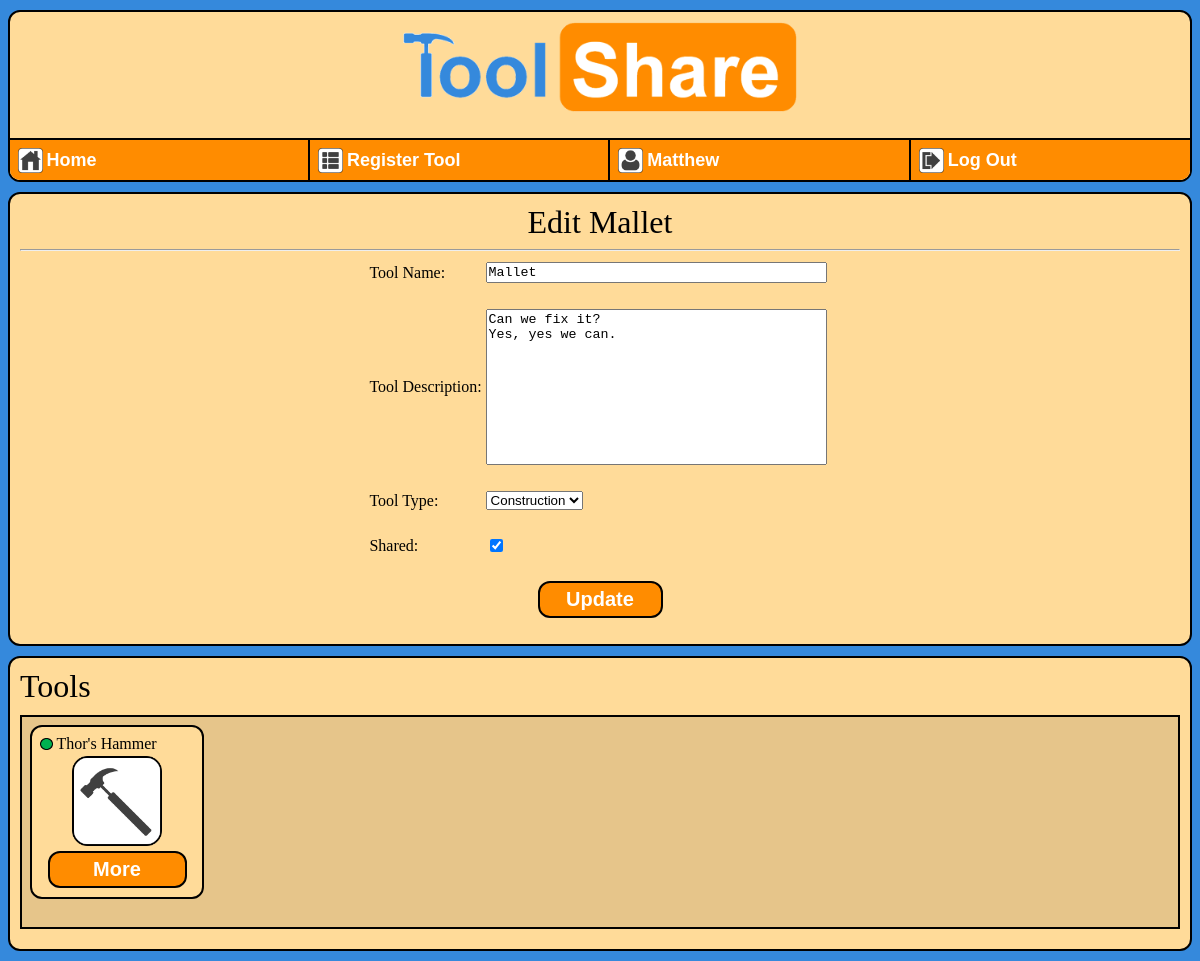
/list?a=0&t=2 (signed in), run on the app's committed database.
### tools/models.py (models this page shows, shortened)
class UserProfile(models.Model):
    user = models.OneToOneField(User)
    community = models.ForeignKey(Community)
    sharer_rating = models.FloatField(default=0)
    sharer_rating_count = models.IntegerField(default=0)
    borrower_rating = models.FloatField(default=0)
    borrower_rating_count = models.IntegerField(default=0)

class Tool(models.Model):
    owner = models.ForeignKey(UserProfile)
    tool_name = models.CharField(max_length=30)
    tool_desc = models.CharField(max_length=512)
    TOOL_TYPE_CHOICES = (
            (0,"Powertool"),
            (1,"Construction"),
            (2,"Automotive"),
            (3,"Garden"),
            (4,"Other"),
            )
    tool_type = models.IntegerField(choices=TOOL_TYPE_CHOICES)
    def rentable_default():
        return 1
    rentable = models.BooleanField(default=rentable_default)
    def requested(self):
        request_list = RentRequest.objects.filter(tool_requested = self, req_status = 0)
        if len(request_list) > 0:
            return 1
        else:
            return 0

### tools/views/list_controller.py (the view, shortened to what this page needs)
# urls.py: url(r'^list', list_controller.list, name='list'),
def list(request):
    user = None
    tool = None
    name_message = ''
    desc_message = ''
    alert_message = ''
    tool_id = None
    tool_name=''
    tool_desc=''
    tool_type_id=4
    rentable = 1
    if request.user.is_authenticated():
        user_profile = UserProfile.objects.get(user=request.user)
        tool_list = Tool.objects.filter(owner = user_profile).order_by('-pk')
        request_list = RentRequest.objects.filter( )
        if request.method == 'GET':
            if 't' in request.GET:
                if 'a' in request.GET:
                    tool_id = request.GET['t']
                    tool = Tool.objects.get(pk=tool_id)
                    if request.GET['a'] == '0':
                        tool_name = tool.tool_name
                        tool_desc = tool.tool_desc
                        tool_type_id = tool.tool_type
                        rentable = tool.rentable
                    elif request.GET['a'] == '1':
                        if tool.owner == user_profile:
                            tool.delete()
                        return HttpResponseRedirect(reverse('tools:tools'))
        context = {'rentable':rentable, 'request_list':request_list, 'tool_list':tool_list, 'alert_message':alert_message, 'tool_id':tool_id, 'tool_name':tool_name, 'tool_desc':tool_desc, 'tool_type_id':tool_type_id, 'tool':tool, 'desc_message':desc_message, 'name_message':name_message, 'user' : user_profile, 'tool_types' : Tool.TOOL_TYPE_CHOICES  }
        return render(request, 'tools/list.html', context)
    return HttpResponseRedirect(reverse('tools:login'))

### tools/templates/tools/list.html (shortened to what this page needs)
{% load staticfiles %}
<head>
	<link rel="stylesheet" type="text/css" href="{% static 'tools/style.css' %}" />
</head>
{% include "tools/banner.html" %}
<dir>
    <center>
    <font size="6">
    {%if tool_id %}
        Edit {{tool.tool_name}}
    {%else%}
        List a Tool
    {%endif%}
    </font>
    <hr>
    <form action="{%url 'tools:list'%}" method="post">
			<table>
				<tr>
					<td>
                        Tool Name:
                    </td>
					<td>
                            <textarea type="text" rows="1" cols="40" name="tool_name" id="tool_name"/>{{tool_name}}</textarea>
                    </td>
				</tr>
                <tr>
                    <td>
                    </td>
                    <td>
                        {%if name_message%}
                            <font color = red>{{name_message}}</font>
                        {% else %}
                            <br>
                        {% endif %}
                    </td>
                </tr>
				<tr>
					<td>
                        Tool Description:
                    </td>
					<td>
                        <textarea rows="10" cols="40" name="tool_desc" id="tool_desc">{{tool_desc}}</textarea>
                    </td>
				</tr>
                <tr>
                    <td>
                    </td>
                    <td>
                        {%if desc_message%}
                            <font color = red>{{desc_message}}</font>
                        {% else %}
                            <br>
                        {% endif %}
                    </td>
                </tr>
                <tr>
                    <td>
                        Tool Type:
                    </td>
                    <td>
                        <select name="tool_types" id = "tool_type_id">
                        {% for key, value in tool_types %}
                            {%if key == tool_type_id %}
                                <option value="{{key}}" selected>{{ value }}</option>
                            {% else %}
                                <option value="{{key}}">{{ value }}</option>
                            {% endif %}
                        {% endfor %}
                        </select>
                    </td>
                </tr>
                <tr>
                    <td>
                        <br>
                    </td>
                </tr>
                <tr>
                    <td>
                        Shared:
                    </td>
                    <td>
                        {% if rentable %}
                            <input type="checkbox" name="rentable" id = "rentable" checked>
                        {% else %}
                            <input type="checkbox" name="rentable" id = "rentable" >
                        {% endif %}
                    <td>
                </tr>
			</table>
            <br>
            {% if tool %}
                <td><input type="submit" value="Update"/></td>
            {% else %}
                <td><input type="submit" value="Create"/></td>
            {% endif %}
        </center>
</dir>
<dir>
    <font size="6">Tools</font>
        <dir id="scrollable">
            <table>
                <tr>
                    {% for tool in tool_list %}
                        {% include "tools/tool_block.html" %}
                    {% endfor %}
                </tr>
            </table>
        </dir>
</dir>

### tools/templates/tools/banner.html (shortened to what this page needs)
{% load staticfiles %}
<dir id = "banner">
	<center><a href="{% url 'tools:tools' %}"><img id="bannerpic" src="{% static 'tools/banner.png' %}"/></a></center>
	<br>
    {% if user.user.is_authenticated%}
    <dir id = "nav">
    <ul>
        <li class="auth">
            <a href="{% url 'tools:tools' %}" id="nav">
                <table>
                    <tr>
                        <td>
                            <img id="pic_small" src="{% static 'tools/home.png' %}"/>
                        </td>
                        <td>
                            <font size=4>Home</font>
                        </td>
                    </tr>
                </table>
            </a>
        </li>
        <li class="auth">
            <a href="{%url 'tools:list'%}"id="nav">
                <table>
                    <tr>
                        <td>
                            <img id="pic_small" src="{% static 'tools/register.png' %}"/>
                        </td>
                        <td>
                            <font size=4>Register Tool</font>
                        </td>
                    </tr>
                </table>
            </a>
        </li>
        <li class="auth">
            <a href="{% url 'tools:user' %}?u={{user.pk}}"id="nav">
                <table>
                    <tr>
                        <td>
                            <img id="pic_small" src="{% static 'tools/user.png' %}"/>
                        </td>
                        <td>
                            <font size=4>{{user.user.first_name}}</font>
                        </td>
                    </tr>
                </table>
            </a>
        </li>
        <li class="auth">
            <a href="{%url 'tools:login'%}?a=1"id="nav">
                <table>
                    <tr>
                        <td>
                            <img id="pic_small" src="{% static 'tools/logout.png' %}"/>
                        </td>
                        <td>
                            <font size=4>Log Out</font>
                        </td>
                    </tr>
                </table>
            </a>
        </li>
    </ul>
    {% endif %}
    </dir>
</dir>

### tools/templates/tools/tool_block.html (shortened to what this page needs)
{% load staticfiles %}
<td>
    <dir id="block">
        <table>
            <tr>
                <td>
                    {% include "tools/status.html" %}
                </td>
                <td>
                    <p class="title">
                        {{ tool.tool_name }}
                </td>
            </tr>
        </table>
        <center>
            {% include "tools/icon.html" %}
            <a href="{% url 'tools:detail' tool.id %}"id="button">More</a>
        </center>
    </dir>
</td>

### tools/templates/tools/status.html
{% load staticfiles %}
{% if tool.rentable == 0 %}
    <img id="status" src="{% static 'tools/unavailable.png' %}"/>
{%else%}
    {% if tool.requested %}
        <img id="status" src="{% static 'tools/pending.png' %}"/>
    {% else %}
        <img id="status" src="{% static 'tools/available.png' %}"/>
    {% endif %}
{% endif %}

### tools/templates/tools/icon.html
{% load staticfiles %}
{%if tool.get_tool_type_display == "Powertool" %}
    <img id="pic" src="{% static 'tools/powertool.png' %}"/>
{%elif tool.get_tool_type_display == "Construction" %}
    <img id="pic" src="{% static 'tools/hammer.png' %}"/>
{%elif tool.get_tool_type_display == "Automotive" %}
    <img id="pic" src="{% static 'tools/wrench.png' %}"/>
{%elif tool.get_tool_type_display == "Garden" %}
    <img id="pic" src="{% static 'tools/shovel.png' %}"/>
{%else%}
    <img id="pic" src="{% static 'tools/other.png' %}"/>
{%endif%}

### tools/static/tools/style.css (style rules this page uses)
#bannerpic { padding: 10px; height: 90px; width: 394px; }
#pic { height: 90px; width: 90px; }
#pic_small { height: 25px; width: 25px; }
#status { margin: 0px; height: 12.5px; width: 12.5px; }
#banner { padding: 0px; }
#nav { box-sizing:border-box; border-radius: 0px; border: 1px solid black; width: 102%; padding: 0px; margin: -2px; overflow:hidden; }
#nav ul { margin: 0; padding: 0; list-style:none; box-sizing:border-box }
#nav ul li.auth { float:left; padding: 0px; width: 25%; box-sizing:border-box }
#nav ul li a { display: block; text-decoration: none; background: #FF8C00; width: 100%; padding: 5px; height: 43px; border: 1px solid black; border-radius: 0px; margin: -0.5px; float: left; display: block; }
#nav ul li a tr td { font-size: 125%; font-family: "Arial", Arial, sans-serif; font-weight: bold; color: #FFFFFF; }
#block { background: #FFDB99; width: 160px; height: 160px; padding: 5px; border: 2px solid black; border-radius: 12px; margin: 5px; overflow: hidden; }
p.title { white-space: nowrap; }
#button { display: block; background: #FF8C00; padding: 5px; width: 125px; border: 2px solid black; border-radius: 12px; margin: 5px; font-size: 125%; font-family: "Arial", Arial, sans-serif; font-weight: bold; text-decoration: none; text-align: center; color: #FFFFFF; }
input[type=submit] { display: block; background: #FF8C00; padding: 5px; width: 125px; border: 2px solid black; border-radius: 12px; margin: 5px; font-size: 125%; font-family: "Arial", Arial, sans-serif; font-weight: bold; text-decoration: none; text-align: center; color: #FFFFFF; }
#scrollable { background: #E6C58A; border-radius: 0px; padding: 0px; border: 2 px solid black; height: 210px; overflow-x: auto; }
dir { background: #FFDB99; padding: 10px; border: 2px solid black; border-radius: 12px; margin: 10px auto; overflow: hidden }
textarea { resize: none; }

### data on the page
UserProfile: user.first_name "Matthew"
Tool: tool_name "Mallet", tool_desc "Can we fix it? Yes, yes we can."
Tool: rentable True (drawn), tool_name "Thor's Hammer", tool_type 1 (drawn)

### other printed values
form field tool_types "Construction"
